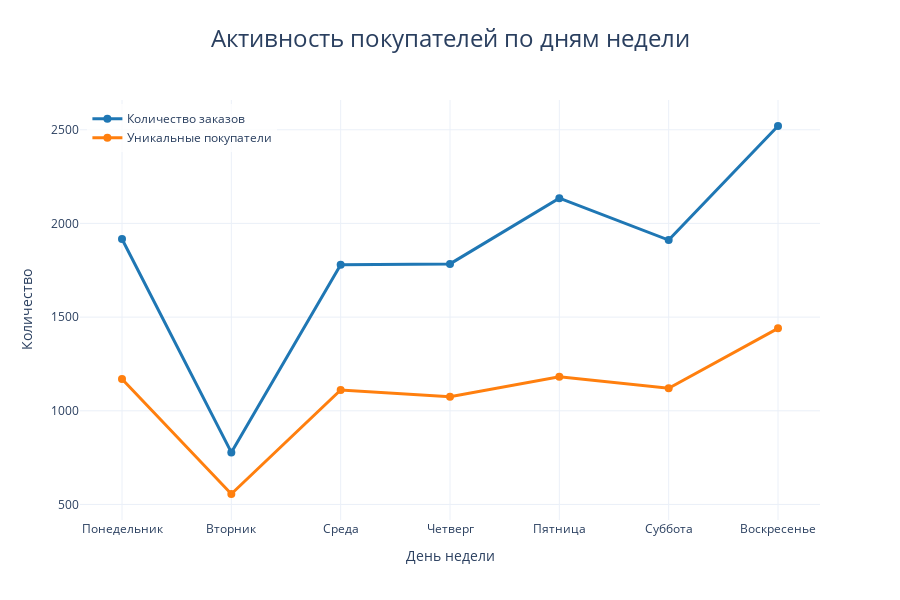

The code cell stored with this chart in its notebook:
### Code cell
# График по дням недели
days = ['Понедельник', 'Вторник', 'Среда', 'Четверг', 'Пятница', 'Суббота', 'Воскресенье']
weekday_stats['weekday_name'] = weekday_stats['weekday'].map(dict(enumerate(days)))

fig2 = go.Figure()

fig2.add_trace(go.Scatter(
    x=days,
    y=weekday_stats['order_id'],
    name='Количество заказов',
    line=dict(color='#1f77b4', width=3),
    mode='lines+markers',
    marker=dict(size=8, symbol='circle')
))

fig2.add_trace(go.Scatter(
    x=days,
    y=weekday_stats['customer_id'],
    name='Уникальные покупатели',
    line=dict(color='#ff7f0e', width=3),
    mode='lines+markers',
    marker=dict(size=8, symbol='circle')
))

fig2.update_layout(
    title={
        'text': 'Активность покупателей по дням недели',
        'y':0.95,
        'x':0.5,
        'xanchor': 'center',
        'yanchor': 'top',
        'font': dict(size=24)
    },
    xaxis_title='День недели',
    yaxis_title='Количество',
    template='plotly_white',
    hovermode='x unified',
    legend=dict(
        yanchor="top",
        y=0.99,
        xanchor="left",
        x=0.01,
        bgcolor='rgba(255, 255, 255, 0.8)'
    ),
    height=600
)

### Figure 1 — Plotly figure (JSON) as saved in the notebook; plotly's stock layout.template omitted (floating-point values rounded to 4 significant figures)
{"data": [{"line": {"color": "#1f77b4", "width": 3}, "marker": {"size": 8, "symbol": "circle"}, "mode": "lines+markers", "name": "Количество заказов", "type": "scatter", "x": ["Понедельник", "Вторник", "Среда", "Четверг", "Пятница", "Суббота", "Воскресенье"], "y": [1917, 778, 1780, 1784, 2135, 1911, 2520]}, {"line": {"color": "#ff7f0e", "width": 3}, "marker": {"size": 8, "symbol": "circle"}, "mode": "lines+markers", "name": "Уникальные покупатели", "type": "scatter", "x": ["Понедельник", "Вторник", "Среда", "Четверг", "Пятница", "Суббота", "Воскресенье"], "y": [1170, 556, 1111, 1075, 1182, 1120, 1440]}], "layout": {"height": 600, "hovermode": "x unified", "legend": {"bgcolor": "rgba(255, 255, 255, 0.8)", "x": 0.01, "xanchor": "left", "y": 0.99, "yanchor": "top"}, "title": {"font": {"size": 24}, "text": "Активность покупателей по дням недели", "x": 0.5, "xanchor": "center", "y": 0.95, "yanchor": "top"}, "xaxis": {"title": {"text": "День недели"}}, "yaxis": {"title": {"text": "Количество"}}}}
